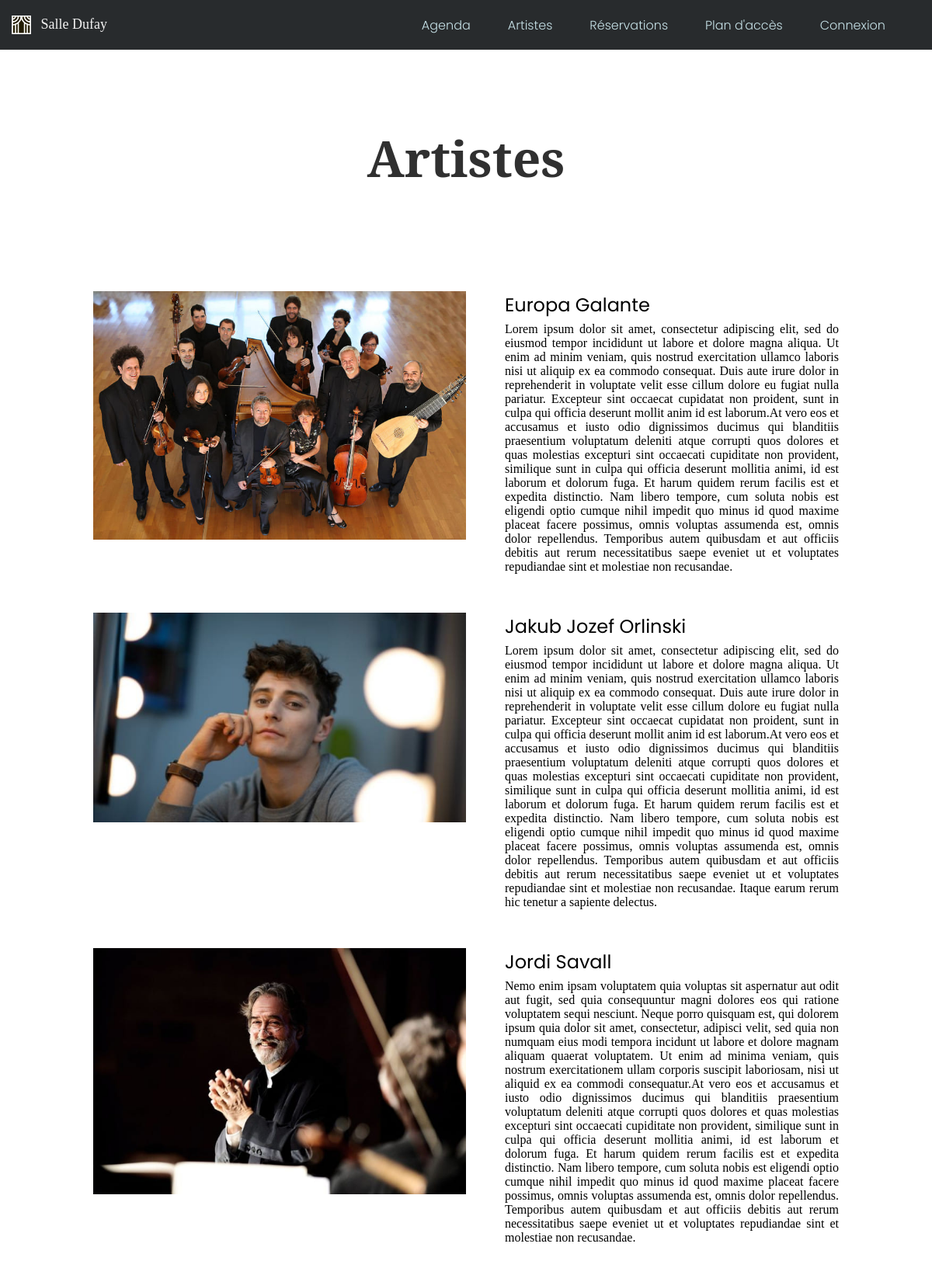
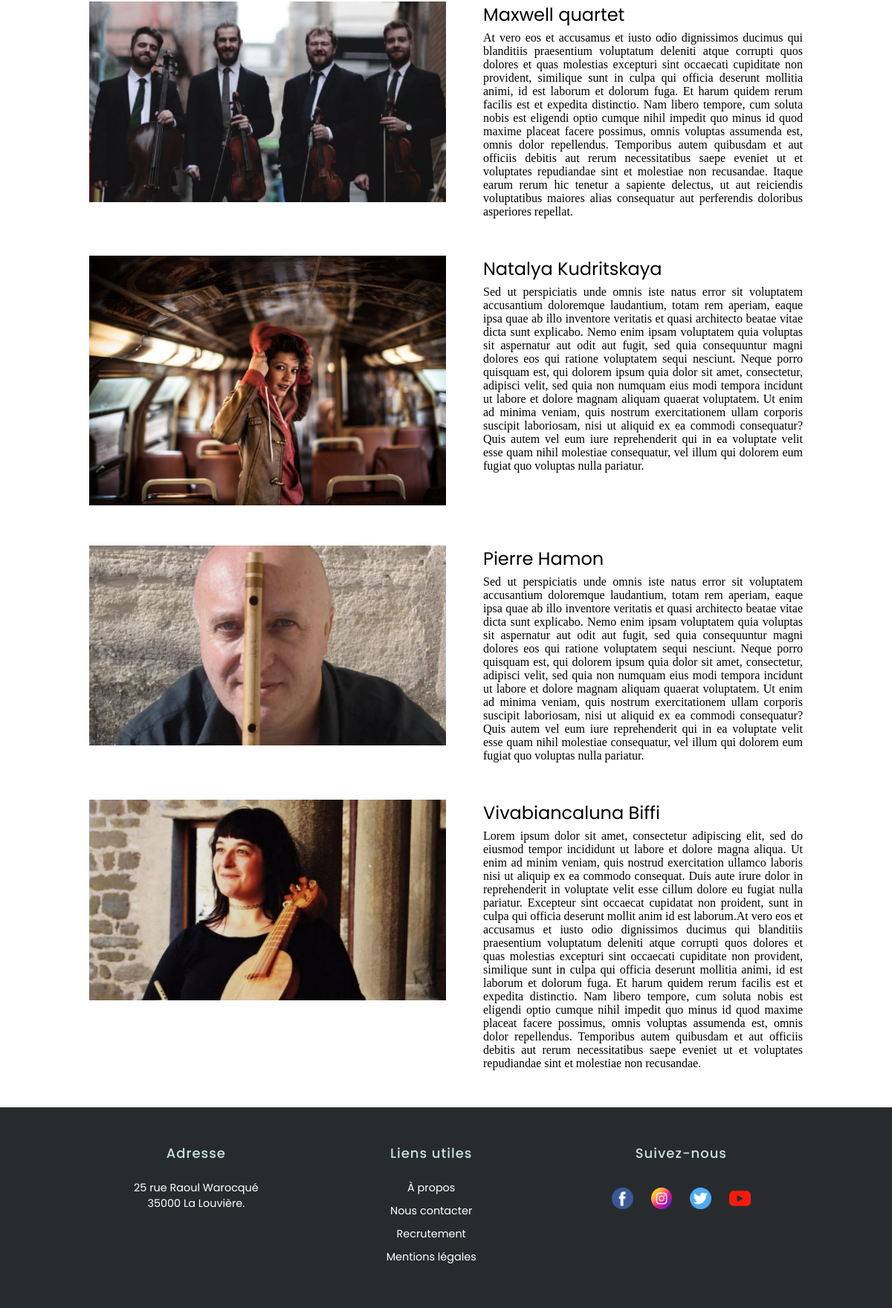
Page /index.php?page=artistes&action=list on the committed database (2 pictures, top to bottom).
### tables this page shows
CREATE TABLE `artistes` (
  `id_artistes` int(100) NOT NULL,
  `name` varchar(100) NOT NULL,
  `description` text NOT NULL,
  `picture` varchar(200) NOT NULL,
  `instrument` varchar(30) NOT NULL
);

### index.php (called while the page is built)
<?php
    require_once("includes/core/rooter.php");
?>

### includes/core/models/dao/dao_artiste.php (called while the page is built, shortened)
<?php
    require_once('includes/core/models/classes/Artiste.php');
    function getAllArtists(){
        $conn = getConnexion();
        $SQLQuery = "SELECT id_artistes,name,description,picture,instrument FROM artistes ORDER BY name ASC";
        $SQLStmt = $conn->prepare($SQLQuery);
        $SQLStmt->execute();
        $listeArtistes = array();
        while ($SQLRow = $SQLStmt->fetch(PDO::FETCH_ASSOC)){
            $unArtiste = new Artiste($SQLRow['name'], $SQLRow['description'], $SQLRow['picture'], $SQLRow['instrument']);
            $unArtiste->setId($SQLRow['id_artistes']);
            $listeArtistes[] = $unArtiste;
        }
        return $listeArtistes;
    }

### includes/core/models/classes/Artiste.php (called while the page is built, shortened)
<?php
	class Artiste{
		private string $name, $description, $picture, $instrument;
		public function __construct(string $name = '', string $description = '', string $picture = '',
			string $instrument = ''){
				$this->name = $name;
				$this->description = $description;
				$this->picture = $picture;
		}
        public function getName(): string{
			return $this->name;
		}
        public function getDescription(): string{
			return $this->description;
		}
		public function getPicture(): string{
			return $this->picture;
		}
}

### includes/core/views/view_artistes.php (the view, shortened to what this page needs)
<!DOCTYPE html>
<html lang="en">
    <head>
        <link rel="stylesheet" href="public/style/style.css">
    </head>
    <body>
        <?php require_once('includes/partials/header.php');?>
        <main class="artists-main">
            <h1>Artistes</h1>
            <div class="artist-container">
                <?php foreach($allArtists as $artist) : ?>
                    <article class='artist'>
                        <div>
                            <img class='portrait' alt='portrait' src='public/img/artistes/<?= $artist->getPicture()?>'>
                        </div>
                        <div class='artist-description'>
                                <h2><?= $artist->getName() ?></h2>
                                <p><?= $artist->getDescription() ?></p>
                        </div>
                    </article>
                <?php endforeach; ?>
            </div>
        </main>
        <?php require_once('includes/partials/footer.php');?>
    </body>
</html>

### public/style/style.css (style rules this page uses)
body { min-height: 100vh; width: 100%; background-color: white; }
main { width: 100%; margin-top: 4em; }
h1 { text-align: center; font-size: 4em; margin-top: 5%; margin-bottom: 2em; font-family: 'Noto Serif', serif; color: #303030; }
.artists-main h1 { margin-top: 2.5em; color: #303030; }
.artist { display: flex; grid-column-gap: 50px; width: 80%; margin: 0 auto; margin-bottom: 50px; }
.portrait { max-width: 30em; }
.artist-description { text-align: justify; }
.artist-description > h2 { margin-bottom: 5px; font-family: 'Poppins', sans-serif; font-weight: 400; }

### rows in the picture
artistes: picture (picture), name "Europa Galante", description "Lorem ipsum dolor sit amet, consectetur adipiscing elit, sed do eiusmod tempor incididunt ut labore et dolore magna aliqua. Ut enim ad minim veniam, quis nostrud exercitation ullamco laboris nisi ut aliquip ex ea commodo consequat. Duis aute irure dolor in reprehenderit in voluptate velit esse cillum dolore eu fugiat nulla pariatur. Excepteur sint occaecat cupidatat non proident, sunt in culpa qui officia deserunt mollit anim id est laborum.At vero eos et accusamus et iusto odio dignissimos ducimus qui blanditiis praesentium voluptatum deleniti atque corrupti quos dolores et quas molestias excepturi sint occaecati cupiditate non provident, similique sunt in culpa qui officia deserunt…"
artistes: picture (picture), name "Jakub Jozef Orlinski", description "Lorem ipsum dolor sit amet, consectetur adipiscing elit, sed do eiusmod tempor incididunt ut labore et dolore magna aliqua. Ut enim ad minim veniam, quis nostrud exercitation ullamco laboris nisi ut aliquip ex ea commodo consequat. Duis aute irure dolor in reprehenderit in voluptate velit esse cillum dolore eu fugiat nulla pariatur. Excepteur sint occaecat cupidatat non proident, sunt in culpa qui officia deserunt mollit anim id est laborum.At vero eos et accusamus et iusto odio dignissimos ducimus qui blanditiis praesentium voluptatum deleniti atque corrupti quos dolores et quas molestias excepturi sint occaecati cupiditate non provident, similique sunt in culpa qui officia deserunt…"
artistes: picture (picture), name "Jordi Savall", description "Nemo enim ipsam voluptatem quia voluptas sit aspernatur aut odit aut fugit, sed quia consequuntur magni dolores eos qui ratione voluptatem sequi nesciunt. Neque porro quisquam est, qui dolorem ipsum quia dolor sit amet, consectetur, adipisci velit, sed quia non numquam eius modi tempora incidunt ut labore et dolore magnam aliquam quaerat voluptatem. Ut enim ad minima veniam, quis nostrum exercitationem ullam corporis suscipit laboriosam, nisi ut aliquid ex ea commodi consequatur.At vero eos et accusamus et iusto odio dignissimos ducimus qui blanditiis praesentium voluptatum deleniti atque corrupti quos dolores et quas molestias excepturi sint occaecati cupiditate non provident, similique…"
artistes: picture (picture), name "Maxwell quartet", description "At vero eos et accusamus et iusto odio dignissimos ducimus qui blanditiis praesentium voluptatum deleniti atque corrupti quos dolores et quas molestias excepturi sint occaecati cupiditate non provident, similique sunt in culpa qui officia deserunt mollitia animi, id est laborum et dolorum fuga. Et harum quidem rerum facilis est et expedita distinctio. Nam libero tempore, cum soluta nobis est eligendi optio cumque nihil impedit quo minus id quod maxime placeat facere possimus, omnis voluptas assumenda est, omnis dolor repellendus. Temporibus autem quibusdam et aut officiis debitis aut rerum necessitatibus saepe eveniet ut et voluptates repudiandae sint et molestiae non recusandae. Itaque…"
artistes: picture (picture), name "Natalya Kudritskaya", description "Sed ut perspiciatis unde omnis iste natus error sit voluptatem accusantium doloremque laudantium, totam rem aperiam, eaque ipsa quae ab illo inventore veritatis et quasi architecto beatae vitae dicta sunt explicabo. Nemo enim ipsam voluptatem quia voluptas sit aspernatur aut odit aut fugit, sed quia consequuntur magni dolores eos qui ratione voluptatem sequi nesciunt. Neque porro quisquam est, qui dolorem ipsum quia dolor sit amet, consectetur, adipisci velit, sed quia non numquam eius modi tempora incidunt ut labore et dolore magnam aliquam quaerat voluptatem. Ut enim ad minima veniam, quis nostrum exercitationem ullam corporis suscipit laboriosam, nisi ut aliquid ex ea commodi…"
artistes: picture (picture), name "Pierre Hamon", description "Sed ut perspiciatis unde omnis iste natus error sit voluptatem accusantium doloremque laudantium, totam rem aperiam, eaque ipsa quae ab illo inventore veritatis et quasi architecto beatae vitae dicta sunt explicabo. Nemo enim ipsam voluptatem quia voluptas sit aspernatur aut odit aut fugit, sed quia consequuntur magni dolores eos qui ratione voluptatem sequi nesciunt. Neque porro quisquam est, qui dolorem ipsum quia dolor sit amet, consectetur, adipisci velit, sed quia non numquam eius modi tempora incidunt ut labore et dolore magnam aliquam quaerat voluptatem. Ut enim ad minima veniam, quis nostrum exercitationem ullam corporis suscipit laboriosam, nisi ut aliquid ex ea commodi…"
artistes: picture (picture), name "Vivabiancaluna Biffi", description "Lorem ipsum dolor sit amet, consectetur adipiscing elit, sed do eiusmod tempor incididunt ut labore et dolore magna aliqua. Ut enim ad minim veniam, quis nostrud exercitation ullamco laboris nisi ut aliquip ex ea commodo consequat. Duis aute irure dolor in reprehenderit in voluptate velit esse cillum dolore eu fugiat nulla pariatur. Excepteur sint occaecat cupidatat non proident, sunt in culpa qui officia deserunt mollit anim id est laborum.At vero eos et accusamus et iusto odio dignissimos ducimus qui blanditiis praesentium voluptatum deleniti atque corrupti quos dolores et quas molestias excepturi sint occaecati cupiditate non provident, similique sunt in culpa qui officia deserunt…"
